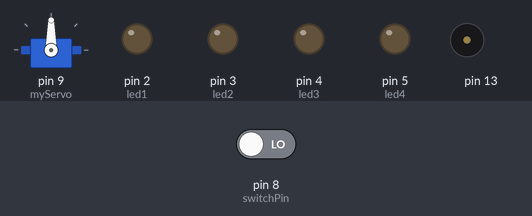
Bench run of a sketch on a simulated Arduino Uno, built with avr-gcc and run on an emulated ATmega328P. Shown: servo, output pins drawn as LEDs (lit = HIGH), buzzer (waves = sounding). The inputs (shaded band) are chosen by the test bench; at power-on: pin 8 (switchPin) LOW.

Above: at 0.1 s.
At 18.42 s:
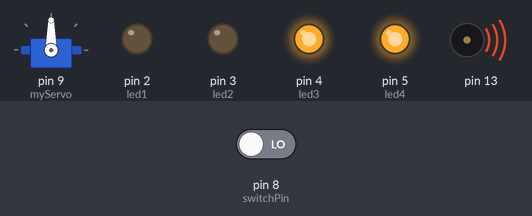
21.7 s: pin 8 (switchPin) driven HIGH
At 32.2 s:
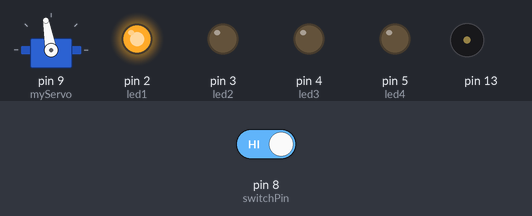
Timing chart, 0 to 55.2 s (numbered marks = the images above; inputs shaded):
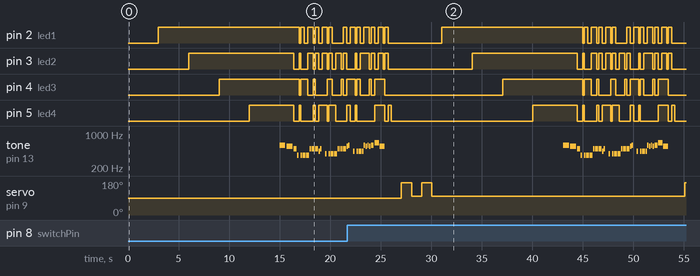

The sketch:

MolloyMariaLab4.ino
```cpp
/*
  Maria Molloy Lab 4

  Despacito Song Code by msr048 from
  https://create.arduino.cc/projecthub/msr048/despacito-melody-9dcab7?f=1

*/


#include "pitches.h"
int led1 = 2;
int led2 = 3;
int led3 = 4;
int led4 = 5;
int noteDuration;
int pauseBetweenNotes = 0;
int tempo;

const int switchPin = 8;
unsigned long previousTime = 0;
int switchState = 0;
int prevSwitchState = 0;
int led = 2; //pin number
long interval = 3000;

#include <Servo.h>

Servo myServo;


void setup() {
  for (int i = 2; i < 6; i++) {
    pinMode(i, OUTPUT);
  }

  pinMode(switchPin, INPUT);
  pinMode(13, OUTPUT);

  myServo.attach(9);

  tempo = 640;
}

void loop() {

  unsigned long currentTime = millis();

  if (currentTime - previousTime > interval) {
    previousTime = currentTime;
    digitalWrite(led, HIGH);
    led++;
    if (led == 6) {

      delay(3000);
      chorus();

      digitalWrite(2, LOW);
      digitalWrite(3, LOW);
      digitalWrite(4, LOW);
      digitalWrite(5, LOW);

      delay(1000);
      myServo.write(170);
      delay(1000);
      myServo.write(100);
      delay(1000);
      myServo.write(170);
      delay(1000);
      myServo.write(100);
      delay(1000);

    }
  }

  switchState = digitalRead(switchPin);
  if (switchState != prevSwitchState) {
    for (int i = 2; i < 6; i++) {
      digitalWrite(i, LOW);
    }
    led = 2;
    previousTime = currentTime;
  }
  prevSwitchState = switchState;

}

void chorus() {
  note(tempo, NOTE_D5);
  note(tempo, NOTE_CS5);
  digitalWrite(led1, HIGH);
  digitalWrite(led3, HIGH);
  digitalWrite(led2, LOW);// (1)
  digitalWrite(led4, LOW);
  note(tempo / 2, NOTE_B4);
  note(tempo / 4, NOTE_FS4);
  digitalWrite(led1, LOW);
  digitalWrite(led3, LOW);
  digitalWrite(led2, HIGH);// (2)
  digitalWrite(led4, HIGH);
  delay(tempo / 4);
  digitalWrite(led3, HIGH);
  digitalWrite(led1, HIGH);
  digitalWrite(led2, LOW);
  digitalWrite(led4, LOW);// (3)
  note(tempo / 4, NOTE_FS4);
  note(tempo / 4, NOTE_FS4);
  digitalWrite(led1, LOW);
  digitalWrite(led2, LOW);
  digitalWrite(led3, HIGH);
  digitalWrite(led4, LOW);// (4)
  note(tempo / 4, NOTE_FS4);
  note(tempo / 4, NOTE_FS4);
  digitalWrite(led1, HIGH);   //  (1)
  digitalWrite(led2, HIGH);
  digitalWrite(led3, LOW);
  digitalWrite(led4, LOW);
  note(tempo / 4, NOTE_FS4);

  note(tempo / 4, NOTE_B4);
  note(tempo / 4, NOTE_B4);
  digitalWrite(led1, LOW);
  digitalWrite(led2, LOW);
  digitalWrite(led3, HIGH);
  digitalWrite(led4, HIGH);//  (2)
  note(tempo / 4, NOTE_B4);
  digitalWrite(led1, HIGH);
  digitalWrite(led2, HIGH);
  digitalWrite(led3, LOW);
  digitalWrite(led4, LOW);//  (3)
  note(tempo / 2, NOTE_B4);
  digitalWrite(led1, LOW);
  digitalWrite(led2, LOW);
  digitalWrite(led3, LOW);
  digitalWrite(led4, HIGH);//  (4)

  note(tempo / 4, NOTE_A4);

  note(tempo / 4, NOTE_B4);
  digitalWrite(led1, HIGH);
  digitalWrite(led2, HIGH);
  digitalWrite(led3, LOW);
  digitalWrite(led4, HIGH);//  (1)
  delay(tempo / 4);
  delay(tempo / 4);
  note(tempo / 4, NOTE_G4);
  digitalWrite(led1, LOW);
  digitalWrite(led2, LOW);
  digitalWrite(led3, HIGH);
  digitalWrite(led4, LOW);//  (2)
  delay(tempo / 4);
  digitalWrite(led1, HIGH);
  digitalWrite(led2, HIGH);
  digitalWrite(led3, HIGH);
  digitalWrite(led4, HIGH);//  (3)
  //......
  note(tempo / 4, NOTE_G4);
  note(tempo / 4, NOTE_G4);
  digitalWrite(led1, LOW);
  digitalWrite(led2, LOW);
  digitalWrite(led3, LOW);
  digitalWrite(led4, HIGH);//  (4)
  note(tempo / 4, NOTE_G4);
  note(tempo / 4, NOTE_G4);
  digitalWrite(led2, HIGH);
  digitalWrite(led1, LOW);
  digitalWrite(led3, LOW);
  digitalWrite(led4, LOW);//  (1)
  note(tempo / 4, NOTE_G4);

  note(tempo / 4, NOTE_B4);
  note(tempo / 4, NOTE_B4);
  digitalWrite(led1, LOW);
  digitalWrite(led2, LOW);
  digitalWrite(led3, HIGH);
  digitalWrite(led4, LOW);//  (2)
  note(tempo / 4, NOTE_B4);
  digitalWrite(led1, HIGH);
  digitalWrite(led2, HIGH);
  digitalWrite(led3, LOW);
  digitalWrite(led4, LOW);//  (3)
  note(tempo / 2, NOTE_B4);
  digitalWrite(led1, LOW);
  digitalWrite(led2, LOW);
  digitalWrite(led3, HIGH);
  digitalWrite(led4, HIGH);//  (4)

  note(tempo / 4, NOTE_CS5);
  note(tempo / 4, NOTE_D5);
  digitalWrite(led1, HIGH);
  digitalWrite(led3, HIGH);
  digitalWrite(led2, LOW);
  digitalWrite(led4, LOW);//  (1)
  delay(tempo / 4);
  delay(tempo / 4);
  note(tempo / 4, NOTE_A4);
  digitalWrite(led1, LOW);
  digitalWrite(led3, LOW);
  digitalWrite(led2, HIGH);
  digitalWrite(led4, HIGH);//  (2)
  delay(tempo / 4);
  digitalWrite(led1, HIGH);
  digitalWrite(led3, HIGH);
  digitalWrite(led2, LOW);
  digitalWrite(led4, LOW);//  (3)

  note(tempo / 4, NOTE_A4);
  note(tempo / 4, NOTE_A4);
  digitalWrite(led1, LOW);
  digitalWrite(led3, LOW);
  digitalWrite(led2, HIGH);
  digitalWrite(led4, LOW);//  (4)
  note(tempo / 4, NOTE_A4);
  note(tempo / 4, NOTE_A4);
  digitalWrite(led1, HIGH);
  digitalWrite(led2, HIGH);
  digitalWrite(led3, LOW);
  digitalWrite(led4, LOW);//  (1)

  note(tempo / 4, NOTE_D5);
  note(tempo / 4, NOTE_CS5);
  note(tempo / 4, NOTE_D5);
  digitalWrite(led1, LOW);
  digitalWrite(led2, LOW);
  digitalWrite(led3, HIGH);
  digitalWrite(led4, LOW);//  (2)
  note(tempo / 4, NOTE_CS5);
  digitalWrite(led1, HIGH);
  digitalWrite(led2, HIGH);
  digitalWrite(led3, LOW);
  digitalWrite(led4, LOW);//  (3)
  note(tempo / 2, NOTE_D5);
  digitalWrite(led1, LOW);
  digitalWrite(led2, LOW);
  digitalWrite(led3, HIGH);
  digitalWrite(led4, HIGH);//  (4)
  //
  note(tempo / 4, NOTE_E5);
  note_jai(tempo / 2, NOTE_E5, tempo / 4); // (1)
  //     note(tempo/2, NOTE_E5);

  //-----------------------------------------------
  tone(13, NOTE_CS5, tempo * 3 / 4);
  //-----------------------------------------------
  delay(tempo / 4);
  delay(tempo / 4);
  digitalWrite(led1, LOW);
  digitalWrite(led2, LOW);
  digitalWrite(led3, HIGH);
  digitalWrite(led4, HIGH);//  (2)
  delay(tempo / 4);
  digitalWrite(led1, HIGH);
  digitalWrite(led2, HIGH);
  digitalWrite(led3, LOW);
  digitalWrite(led4, LOW);//  (3)
  noTone(13);
  delay(tempo / 4);

  //--------------
  delay(tempo / 4);
  digitalWrite(led1, LOW);
  digitalWrite(led2, LOW);
  digitalWrite(led3, LOW);
  digitalWrite(led4, HIGH);//  (4)

  delay(tempo / 4);
  delay(tempo / 4);

}
void note(int noteDuration, int notex ) {

  //noteDuration=tempo/4;
  tone(13, notex, noteDuration * 0.9);
  //      pauseBetweenNotes = noteDuration * 1.30;
  pauseBetweenNotes = noteDuration * 1.1;
  delay(pauseBetweenNotes);
  noTone(13);


}
void note_jai(int noteDuration, int notex, int rest) {

  //noteDuration=tempo/4;
  tone(13, notex, noteDuration * 0.9);
  //      pauseBetweenNotes = noteDuration * 1.30;
  pauseBetweenNotes = noteDuration * 1.1;
  delay(rest);

  digitalWrite(led1, HIGH);
  digitalWrite(led2, HIGH);
  digitalWrite(led3, HIGH);
  digitalWrite(led4, HIGH);//  (1)

  delay(pauseBetweenNotes - rest);
  noTone(13);


}
```

Measured:
- by itself, tone on pin 13: plays 587 Hz for 0.14 s, 440 Hz for 0.14 s, 440 Hz for 0.14 s, 440 Hz for 0.14 s, 440 Hz for 0.14 s, 440 Hz for 0.14 s … (54 notes in this stretch)
